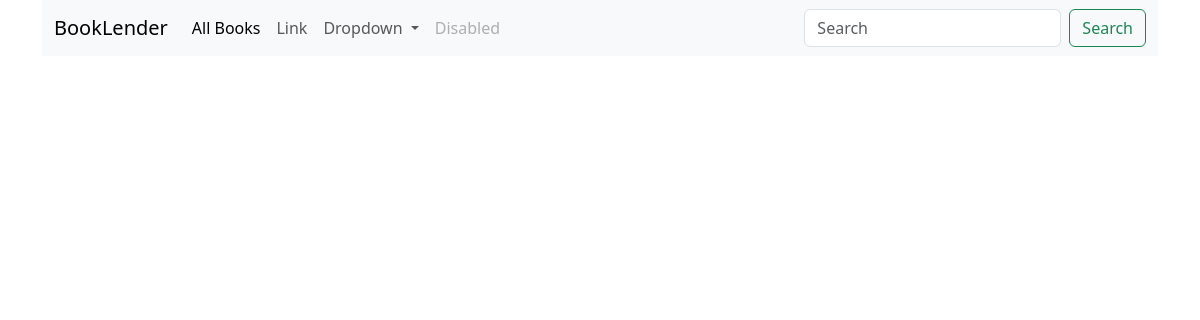
/books/, run on an earlier commit of the app's database.
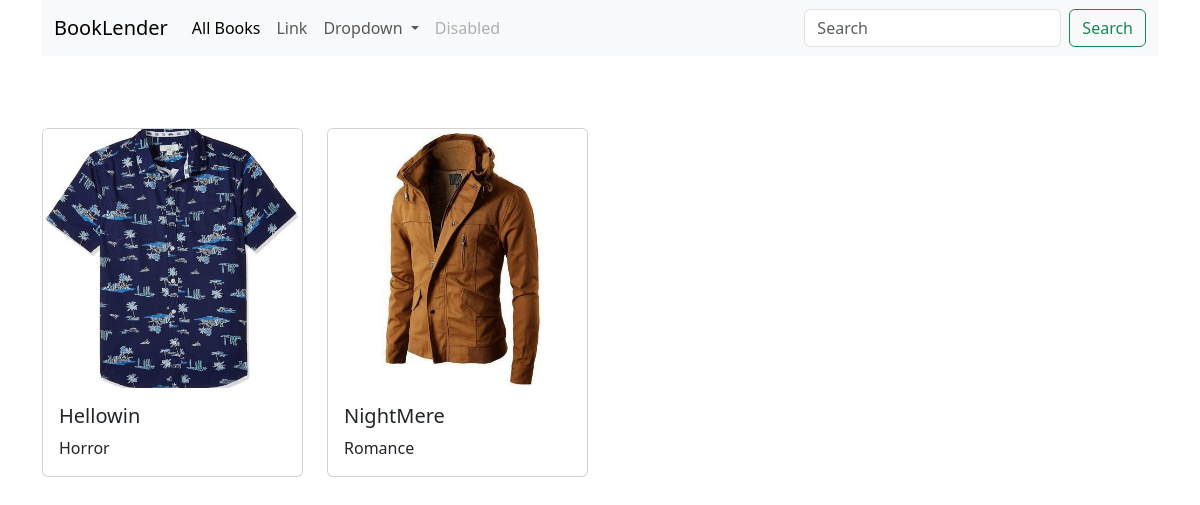
And on a later commit of the database.
### book/models.py (models this page shows)
class Book(models.Model):
    title = models.CharField(max_length=200)
    author = models.CharField(max_length=100)
    image = models.ImageField(upload_to='book_images')
    isbn = models.CharField(max_length=100)
    publication_date = models.DateTimeField(auto_now_add=True)
    genre = models.CharField(max_length=100)
    book_no = models.IntegerField()
    is_available = models.BooleanField(default=True)

### book/views.py (the view)
# urls.py: 2. Add a URL to urlpatterns:  path('', views.home, name='home')
def home(request):
    query = request.GET.get('search')
    if query:
        books = Book.objects.filter(title__icontains = query)
    else:
        books = Book.objects.all()
    context = {'books': books}
    return render(request, 'books.html', context)

### book/templates/books.html
{% extends 'base.html' %} {% block body %}
<div class="row row-cols-1 row-cols-md-4 g-4 mt-5">
  {% for book in books %}
  <div class="col">
    <div class="card">
      <img src="{{ book.image.url }}" class="card-img-top" alt="{{ book.title }}" />
      <div class="card-body">
        <h5 class="card-title">{{ book.title }}</h5>
        <p class="card-text">{{ book.genre }}</p>
      </div>
    </div>
  </div>
  {% endfor %}
</div>
{% endblock body %}

What changed in the data, as far as the page shows it:
added Book: image (picture), title "Hellowin", genre "Horror"
added Book: image (picture), title "NightMere", genre "Romance"
